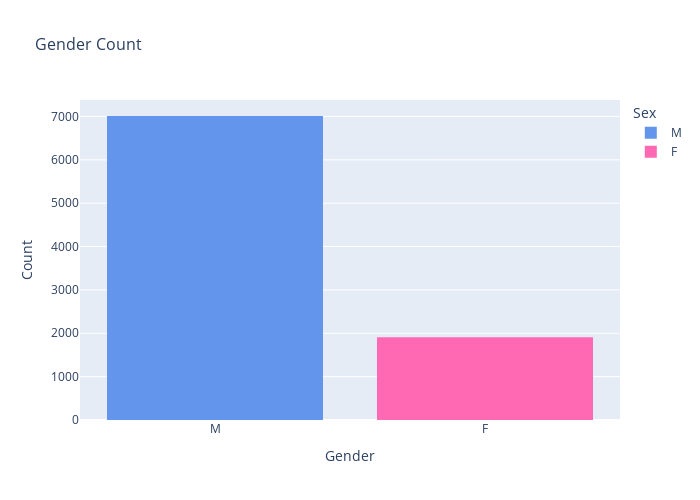

The code cell stored with this chart in its notebook:
### Code cell
colors = ["#6495ED", "#FF69B4"]
countplot_sex = px.histogram(df, x='Sex', color='Sex', title='Gender Count', color_discrete_sequence=colors)
countplot_sex.update_layout(
    xaxis_title='Gender',
    yaxis_title='Count',
    showlegend=True,
    width=700,
    height=500,
    title_font_size=16,
    font=dict(size=12),
)
countplot_sex.show()

### Figure 1 — Plotly figure (JSON) as saved in the notebook; plotly's stock layout.template omitted (floating-point values rounded to 4 significant figures; data arrays with more than 128 entries replaced by an {"elided": "..."} marker saying what was removed)
{"data": [{"alignmentgroup": "True", "bingroup": "x", "hovertemplate": "Sex=%{x}<br>count=%{y}<extra></extra>", "legendgroup": "M", "marker": {"color": "#6495ED", "pattern": {"shape": ""}}, "name": "M", "offsetgroup": "M", "orientation": "v", "showlegend": true, "type": "histogram", "x": {"elided": "7011 str values"}, "xaxis": "x", "yaxis": "y"}, {"alignmentgroup": "True", "bingroup": "x", "hovertemplate": "Sex=%{x}<br>count=%{y}<extra></extra>", "legendgroup": "F", "marker": {"color": "#FF69B4", "pattern": {"shape": ""}}, "name": "F", "offsetgroup": "F", "orientation": "v", "showlegend": true, "type": "histogram", "x": {"elided": "1907 str values"}, "xaxis": "x", "yaxis": "y"}], "layout": {"barmode": "relative", "font": {"size": 12}, "height": 500, "legend": {"title": {"text": "Sex"}, "tracegroupgap": 0}, "showlegend": true, "title": {"font": {"size": 16}, "text": "Gender Count"}, "width": 700, "xaxis": {"anchor": "y", "categoryarray": ["M", "F"], "categoryorder": "array", "domain": [0, 1], "title": {"text": "Gender"}}, "yaxis": {"anchor": "x", "domain": [0, 1], "title": {"text": "Count"}}}}
